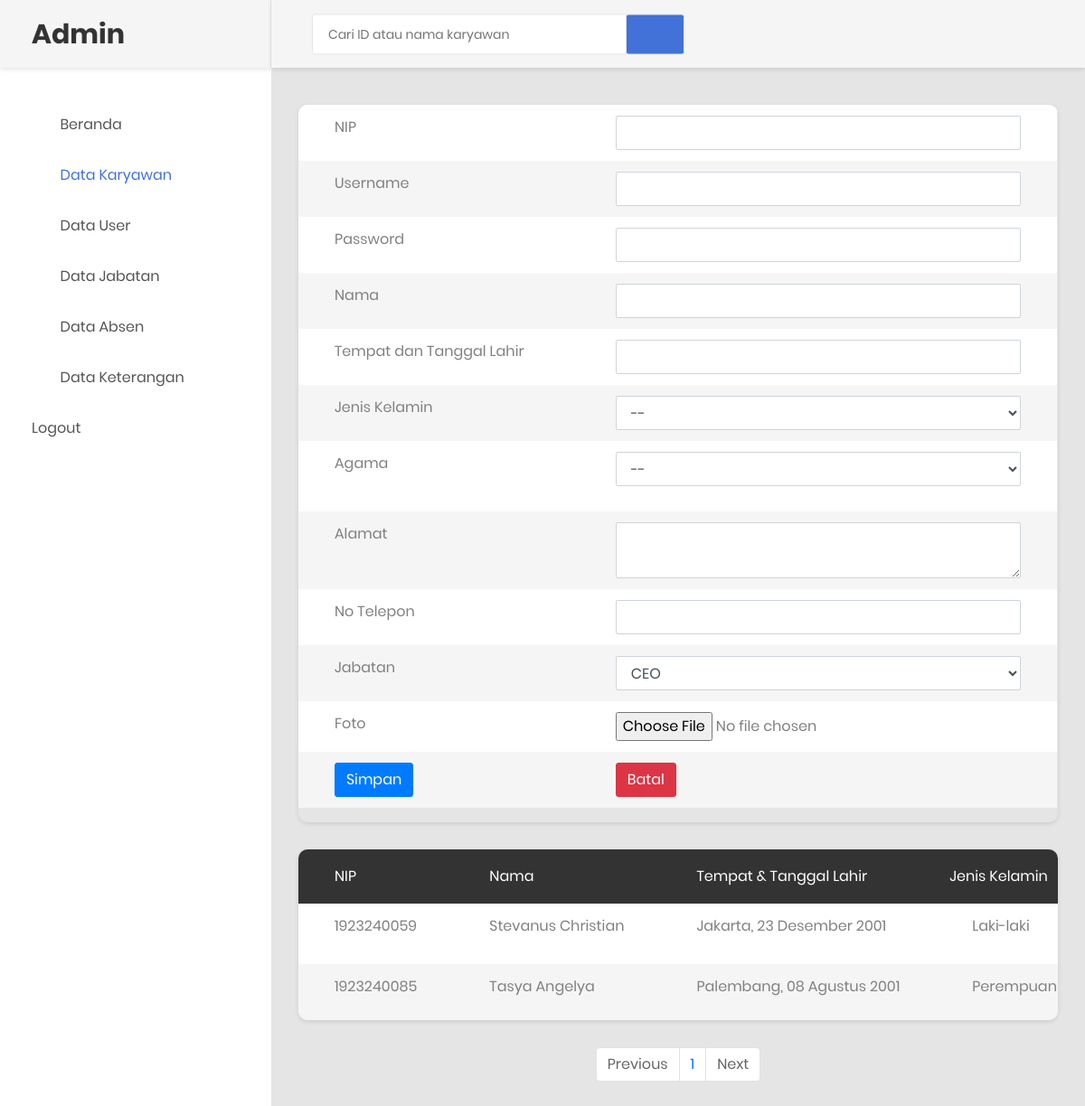
The page /datakaryawan.php (signed in) on the database as committed earlier.
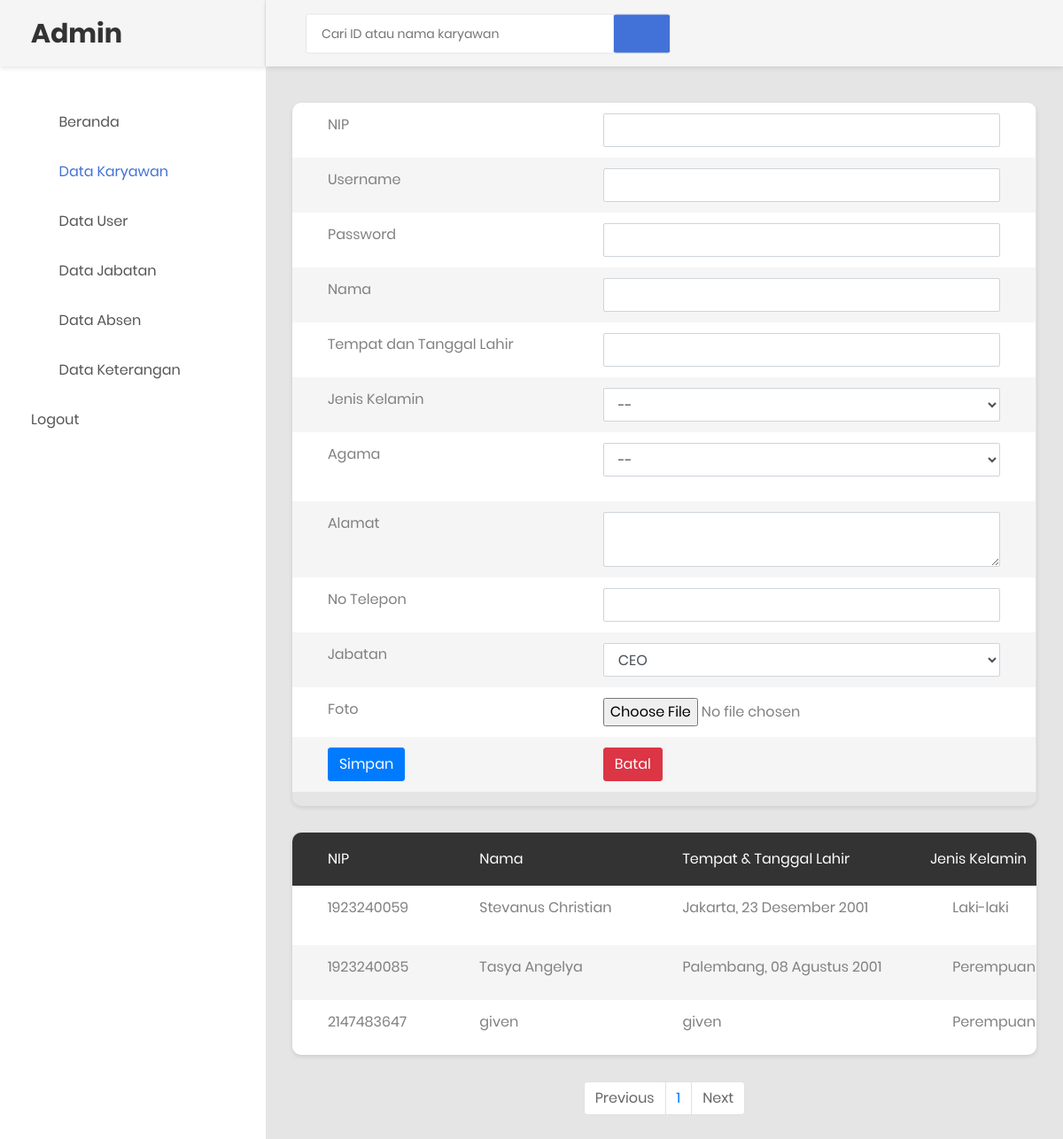
The same page on the database as committed later.
### tables this page shows
CREATE TABLE `tb_karyawan` (
  `id_karyawan` int(11) NOT NULL,
  `username` varchar(50) NOT NULL,
  `password` varchar(50) NOT NULL,
  `nama` varchar(255) NOT NULL,
  `tmp_tgl_lahir` varchar(255) NOT NULL,
  `jenkel` varchar(255) NOT NULL,
  `agama` varchar(255) NOT NULL,
  `alamat` text NOT NULL,
  `no_tel` varchar(18) NOT NULL,
  `jabatan` varchar(255) NOT NULL,
  `foto` varchar(50) NOT NULL
);

### datakaryawan.php (the view, shortened to what the changed rows need)
<!DOCTYPE html>
<html lang="en">
<head>
    <link rel="stylesheet" href="https://maxcdn.bootstrapcdn.com/bootstrap/4.5.2/css/bootstrap.min.css">
    <link rel="stylesheet" type="text/css" href="css/bootstrap.css" media="all">
    <link href="css/font-face.css" rel="stylesheet" media="all">
    <link href="vendor/font-awesome-4.7/css/font-awesome.min.css" rel="stylesheet" media="all">
    <link href="vendor/font-awesome-5/css/fontawesome-all.min.css" rel="stylesheet" media="all">
    <link href="vendor/mdi-font/css/material-design-iconic-font.min.css" rel="stylesheet" media="all">
    <link href="vendor/bootstrap-4.1/bootstrap.min.css" rel="stylesheet" media="all">
    <link href="vendor/animsition/animsition.min.css" rel="stylesheet" media="all">
    <link href="vendor/bootstrap-progressbar/bootstrap-progressbar-3.3.4.min.css" rel="stylesheet" media="all">
    <link href="vendor/wow/animate.css" rel="stylesheet" media="all">
    <link href="vendor/css-hamburgers/hamburgers.min.css" rel="stylesheet" media="all">
    <link href="vendor/slick/slick.css" rel="stylesheet" media="all">
    <link href="vendor/select2/select2.min.css" rel="stylesheet" media="all">
    <link href="vendor/perfect-scrollbar/perfect-scrollbar.css" rel="stylesheet" media="all">
    <link href="css/theme.css" rel="stylesheet" media="all">
</head>
<body class="animsition">
    <div class="page-wrapper">
        <aside class="menu-sidebar d-none d-lg-block">
            <div class="logo">
                <a href="#">
                    <h2>Admin</h2>
                </a>
            </div>
        </aside>
        <div class="page-container">
            <div class="main-content">
                <div class="section__content section__content--p30">
                    <div class="container-fluid">
                        <?php
                        include 'koneksi.php';
                         ?>
                        <div class="row">
                                <div class="table-responsive table--no-card m-b-30">
                                    <table class="table table-borderless table-striped table-earning">
                                        <thead>
                                            <tr>
                                 <th>NIP</th>
                                 <th>Nama</th>
                                 <th>Tempat & tanggal lahir</th>
                                 <th class="text-right">Jenis Kelamin</th>
                                            </tr>
                                        </thead>
                                        <tbody>
                                           <?php
                                            include 'paging.php';
                                            ?>
                                        </tbody>
                                    </table>
                                </div>
                            </div>
                            <ul class="pagination justify-content-center">
                <?php
                for($x=1;$x<=$total_halaman;$x++){
                    ?>
                    <li class="page-item"><a class="page-link" href="?halaman=<?php echo $x ?>"><?php echo $x; ?></a></li>
                    <?php
                }
                ?>
            </ul>
                </div>
            </div>
        </div>
    </div>
</body>
</html>

### paging.php (shortened to what the changed rows need)
<head>
</head>
<?php
include 'koneksi.php';
$batas = 5;
$halaman = isset($_GET['halaman']) ? (int)$_GET['halaman'] : 1;
$halaman_awal = ($halaman>1) ? ($halaman * $batas) - $batas : 0;
$data = mysqli_query($koneksi, "SELECT * FROM tb_karyawan");
$jumlah_data = mysqli_num_rows($data);
$total_halaman = ceil($jumlah_data / $batas);
$data_karyawan = mysqli_query($koneksi, "SELECT * FROM tb_karyawan LIMIT $halaman_awal, $batas");
while ($row=mysqli_fetch_array($data_karyawan)) {
 ?>
  <tr>
                                                <td><?php echo $row['id_karyawan']; ?></td>
                                                <td><?php echo $row['nama']; ?></td>
                                                <td><?php echo $row['tmp_tgl_lahir']; ?></td>
                                                <td><?php echo $row['jenkel']; ?></td>
                                            </tr>
                                        <?php } ?>

Rows that differ between the two databases and show on the page:
added tb_karyawan: id_karyawan "2147483647", nama "given", tmp_tgl_lahir "given", jenkel "Perempuan"
